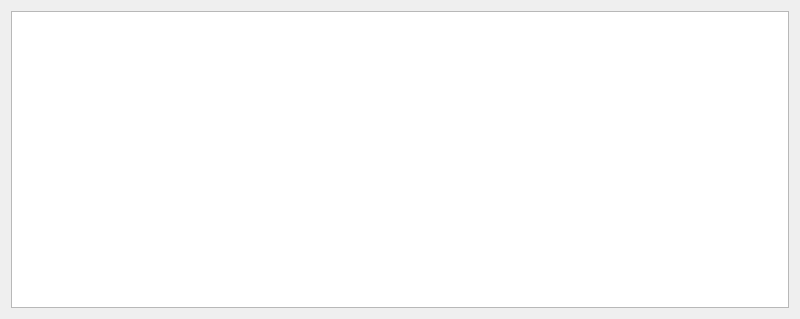
<?xml version="1.0" encoding="UTF-8"?>
<ui version="4.0">
 <class>frmOdabirStavke</class>
 <widget class="QDialog" name="frmOdabirStavke">
  <property name="geometry">
   <rect>
    <x>0</x>
    <y>0</y>
    <width>800</width>
    <height>319</height>
   </rect>
  </property>
  <property name="windowTitle">
   <string>Odabir stavke</string>
  </property>
  <layout class="QGridLayout" name="gridLayout">
   <item row="0" column="0">
    <widget class="QTableView" name="tableView"/>
   </item>
  </layout>
 </widget>
 <resources/>
 <connections/>
</ui>
